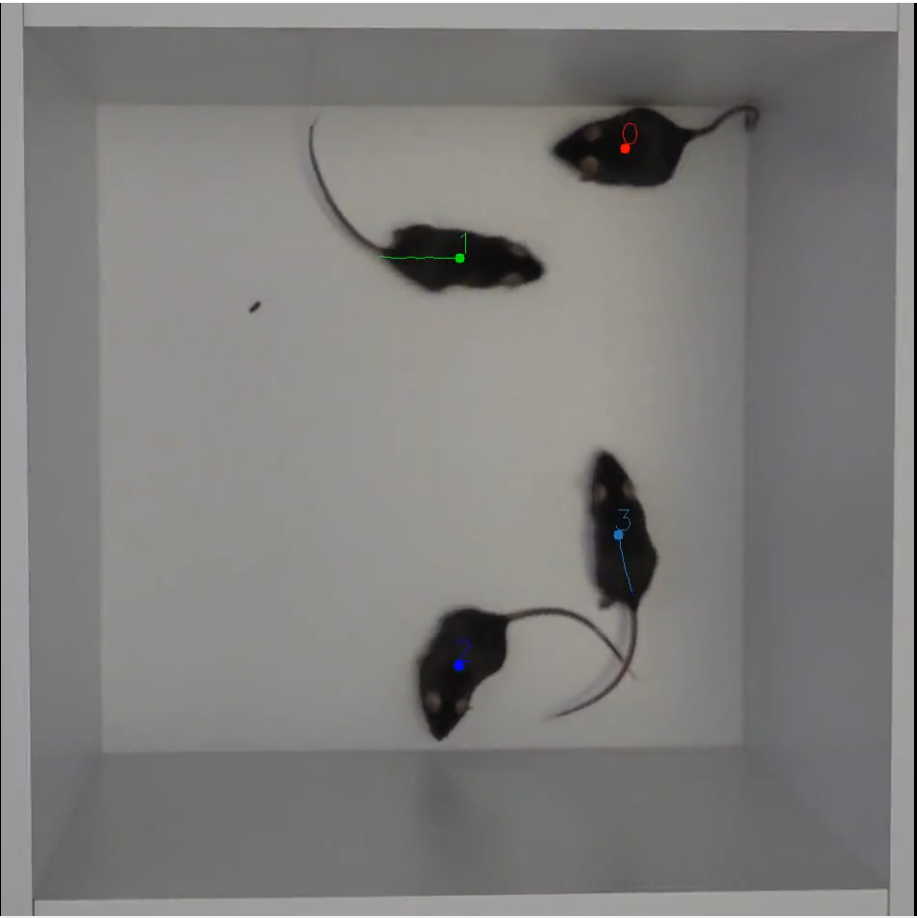
#> input picture photoneu/raspberryPi-v2/src/computerVision/img/mices_color_1.png, 917 x 918 px
$ python detect_colors_from_hist.py
#> lines starting #> are read from the running program, lines starting #| are printed output that depends on the picture; after the words box and inside, x2 and y2 are one past the last pixel; in counts of white or black regions, pixels touching at a corner belong together
#> further down, imagen is the input picture: shape (918, 917, 3); mean B, G, R 124.7, 126, 127.2
### photoneu/raspberryPi-v2/src/computerVision/simpleTests/functions_old.py
import cv2
import numpy as np

percent = 1
percent_name = "Porcentaje histograma"
window_control_name = "GUI"
window_capture_name = 'Video Capture'
window_detection_name = 'Object Detection'
color_dict = {'red':[0,4],'orange':[5,18],'yellow':[22,37],'green':[42,85],'blue':[92,110],'purple':[115,165],'red_2':[165,180]}  #Here is the range of H in the HSV color space represented by the color
kernel_5 = np.ones((5,5),np.uint8) #Define a 5×5 convolution kernel with element values of all 1.

# [4 lines left out: function on_percent_trackbar, not called in this run]

'''Hace una mascara y deja en blanco los colres muy saturado'''
def mask_colors( img ):
    hsv = cv2.cvtColor(img, cv2.COLOR_BGR2HSV)              # Convert from BGR to HSV
#> hsv: shape (918, 917, 3); mean H, S, V 44.5, 8.3, 127.8
    mask = cv2.inRange(hsv,np.array([0, 120, 120]),
                       np.array([255, 255, 255]) )           # inRange()：Make the ones between lower/upper white, and the rest black
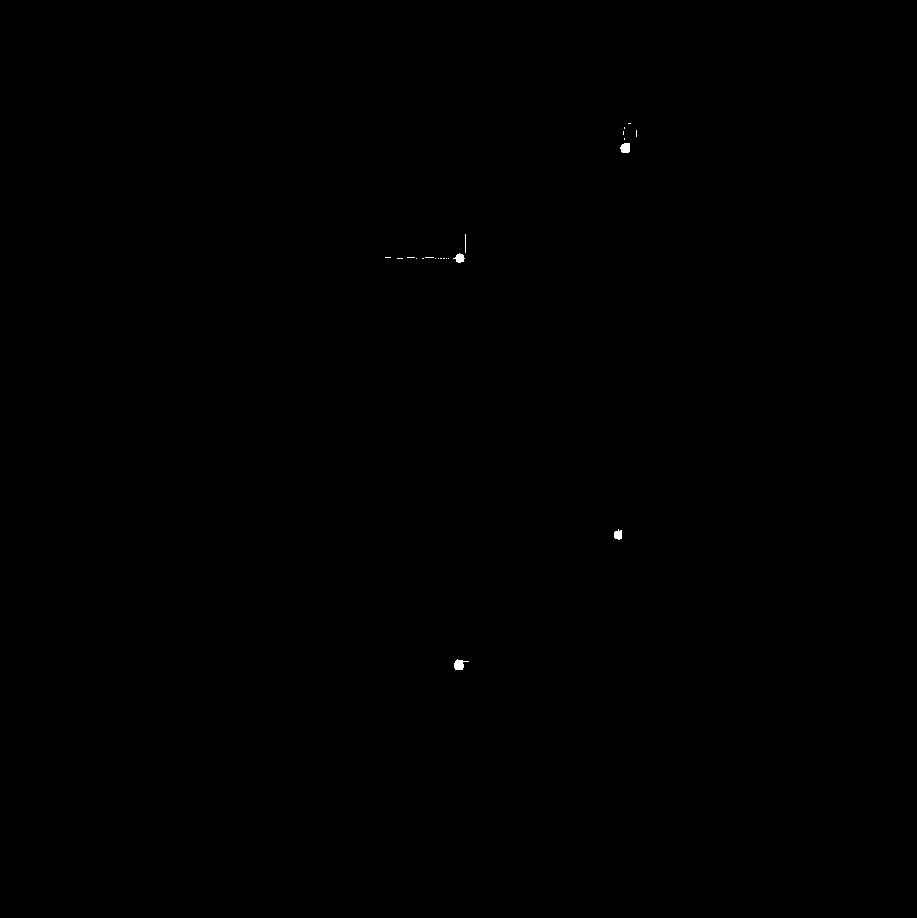
#> mask: shape (918, 917); 0.05% white; 22 white regions (18 under 20 px), largest, box (x1, y1, x2, y2) and area: (454, 659, 469, 670) 95, (620, 143, 630, 153) 86, (453, 253, 465, 263) 71, (614, 529, 622, 540) 68
    dil_size = 2
    element = cv2.getStructuringElement(cv2.MORPH_ELLIPSE,(2*dil_size+1,2*dil_size+1),(dil_size,dil_size))
    mask = cv2.erode( mask, element )
#> mask: shape (918, 917); 0.01% white; 4 white regions (1 under 20 px), largest, box (x1, y1, x2, y2) and area: (623, 145, 628, 151) 29, (456, 662, 462, 668) 29, (458, 255, 462, 261) 20
    dil_size = 8
    element = cv2.getStructuringElement(cv2.MORPH_ELLIPSE,(2*dil_size+1,2*dil_size+1),(dil_size,dil_size))
    mask = cv2.dilate( mask, element )
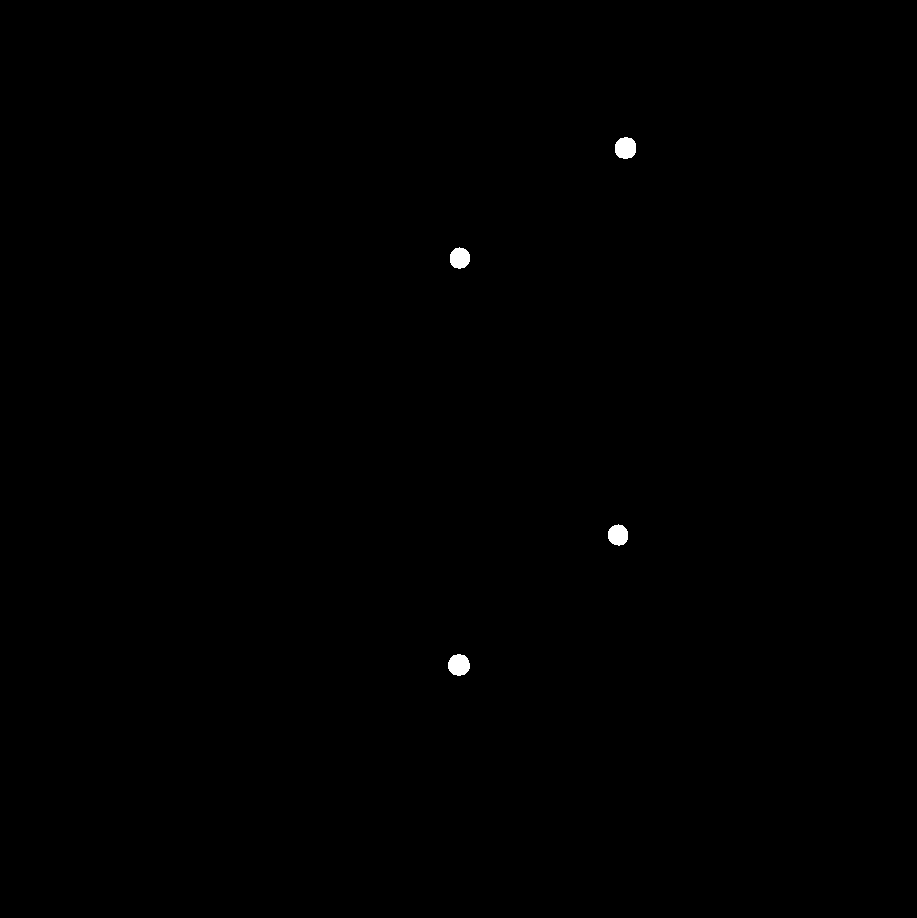
#> mask: shape (918, 917); 0.17% white; 4 white regions

    return mask

# [125 lines left out: functions color_detect, detectar_colores_sobresalientes, control_loop, not called in this run]

### photoneu/raspberryPi-v2/src/computerVision/simpleTests/detect_colors_from_hist.py
from __future__ import print_function
import argparse
import cv2
import numpy as np
from array import array

from functions_old import *


parser = argparse.ArgumentParser(description='Code for Thresholding Operations using inRange tutorial.')
parser.add_argument('--camera', help='Camera divide number.', default=0, type=int)
args = parser.parse_args()

color_dict = {'red':[0,4],'orange':[5,18],'yellow':[22,37],'green':[42,85],'blue':[92,110],'purple':[115,165],'red_2':[165,180]}  #Here is the range of H in the HSV color space represented by the color


cv2.namedWindow(window_capture_name)
cv2.namedWindow(window_detection_name)
#cv2.namedWindow(window_control_name)
#cv2.createTrackbar(percent_name, window_control_name , percent, 1000, on_percent_trackbar)

#while True:
imagen = cv2.imread('../img/mices_color_1.png')
assert imagen is not None, "file could not be read, check with os.path.exists()"
#imagen = cv2.medianBlur(imagen,3 ) #interesante para quitar ruido
img_mask = mask_colors(imagen)
_tuple = cv2.findContours(img_mask,cv2.RETR_EXTERNAL,cv2.CHAIN_APPROX_SIMPLE)
    # compatible with opencv3.x and openc4.x
if len(_tuple) == 3:
   _, contours, hierarchy = _tuple
else:
   contours, hierarchy = _tuple
#> contours = 4 contours; box (x1, y1, x2, y2) and area: (615, 137, 636, 159) 348, (448, 654, 470, 676) 348, (450, 247, 470, 269) 314, (608, 524, 628, 546) 312
print( "Found " + str(len(contours)) + " contours" )
#| Found 4 contours
#cv2.drawContours( imagen, contours, -1, ( 0, 255, 0 ), 3 )
for cnt in contours:
   (x,y),(MA,ma),angle = cv2.fitEllipse(cnt)
   (x,y) = map(int, (x,y))
   cnt_color = array("i", imagen[y,x])
   cv2.putText(imagen,"mice",(x,y), cv2.FONT_HERSHEY_SIMPLEX, 1,cnt_color,2)
#> this loop made 4 passes
#> (x, y, MA, ma, angle) on passes 1 to 4: (458, 664, 20.93, 21.35, 91.57), (617, 534, 19.94, 20.52, 137.4), (459, 257, 20.07, 20.51, 30), (625, 147, 20.94, 21.91, 72.49)
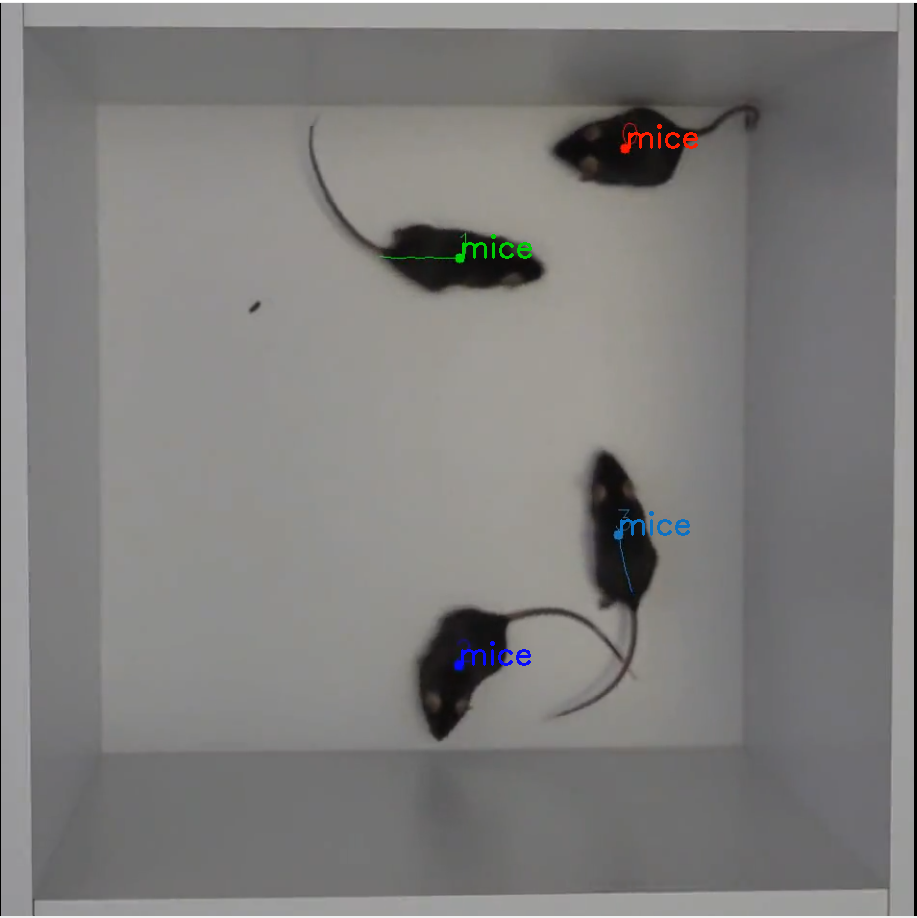
#> imagen: shape (918, 917, 3); 0.24% of pixels changed, all inside (x1, y1, x2, y2) = (461, 124, 698, 666)

#for i in contours:

cv2.imshow(window_capture_name, imagen)
cv2.imshow("Mask", img_mask)

#control_loop()

cv2.waitKey(0)
cv2.destroyAllWindows()

$ run again, with photoneu/raspberryPi-v2/src/computerVision/img/mice_color_2.png copied over photoneu/raspberryPi-v2/src/computerVision/img/mices_color_1.png
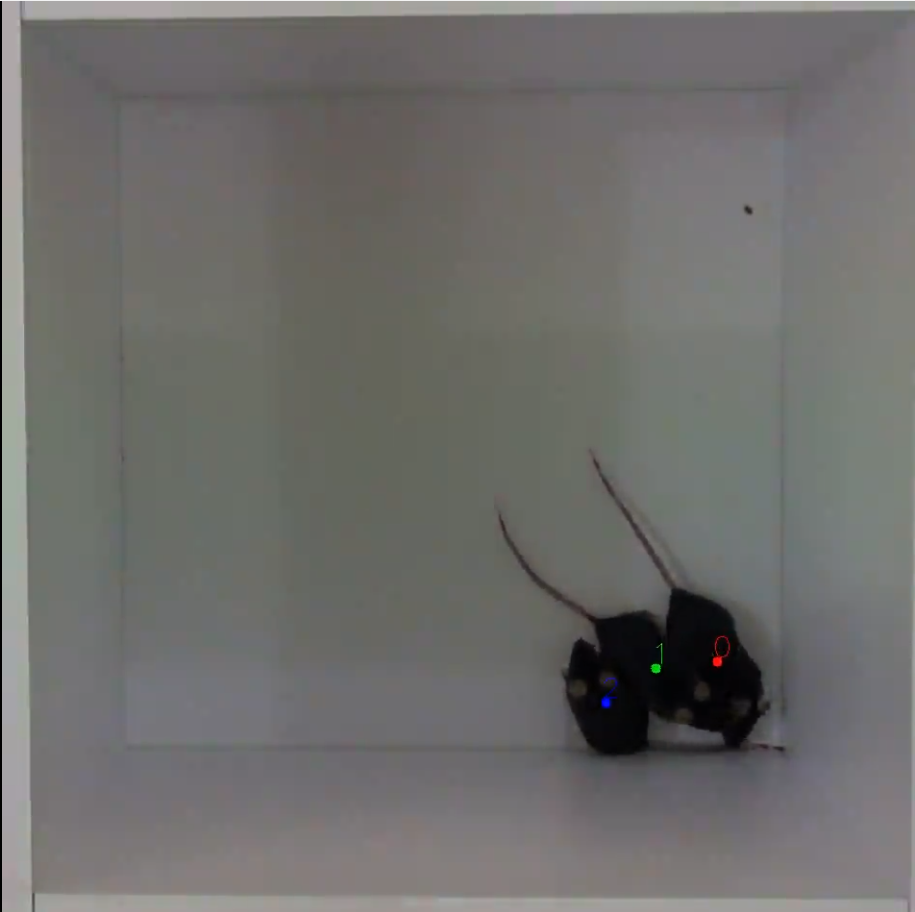
#> input picture photoneu/raspberryPi-v2/src/computerVision/img/mice_color_2.png, 915 x 912 px
#> imagen is the input picture: shape (912, 915, 3); mean B, G, R 107.8, 110, 110.6
#> hsv: shape (912, 915, 3); mean H, S, V 70.7, 15.6, 112.5
#> contours = 3 contours; box (x1, y1, x2, y2) and area: (596, 690, 616, 714) 354, (707, 650, 728, 673) 352, (646, 658, 666, 679) 314
#| Found 3 contours
#> the loop `for cnt in contours:` made 3 passes
#> (x, y, MA, ma, angle) on passes 1 to 3: (605, 701, 20.72, 22.66, 7.52), (655, 668, 19.94, 20.69, 90), (717, 660, 21.12, 21.88, 57.2)
#> after the loop `for cnt in contours:`:
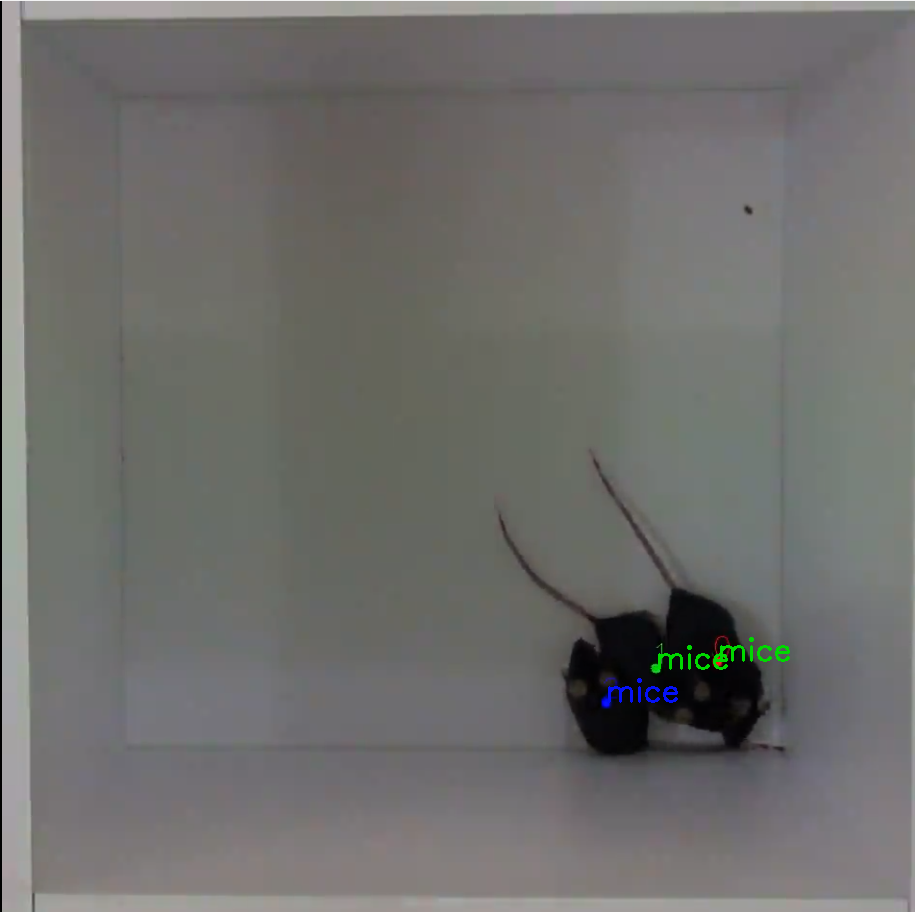
#> imagen: shape (912, 915, 3); 0.18% of pixels changed, all inside (x1, y1, x2, y2) = (608, 637, 790, 703)

$ run again, with photoneu/raspberryPi-v2/src/computerVision/img/mice_color_3.png copied over photoneu/raspberryPi-v2/src/computerVision/img/mices_color_1.png
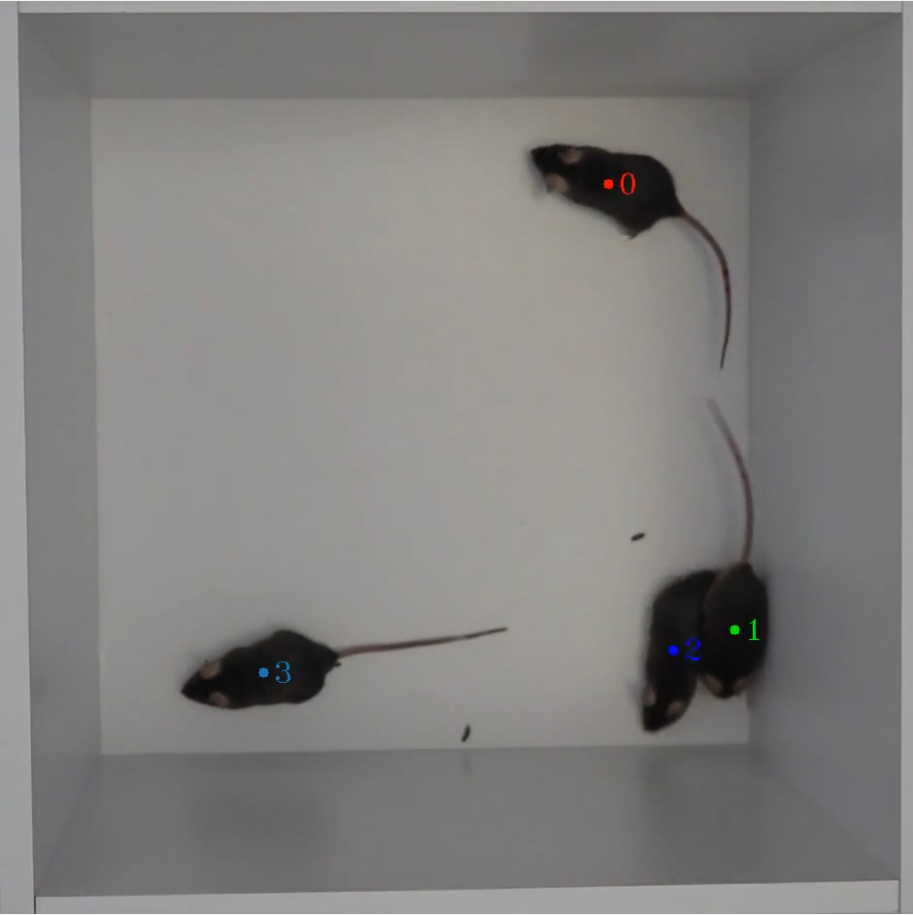
#> input picture photoneu/raspberryPi-v2/src/computerVision/img/mice_color_3.png, 913 x 915 px
#> imagen is the input picture: shape (915, 913, 3); mean B, G, R 126.1, 127.5, 128.9
#> hsv: shape (915, 913, 3); mean H, S, V 42, 8.4, 129.4
#> contours = 4 contours; box (x1, y1, x2, y2) and area: (598, 173, 619, 195) 330, (724, 619, 745, 641) 326, (663, 640, 684, 661) 323, (254, 662, 274, 683) 308
#| Found 4 contours
#> the loop `for cnt in contours:` made 4 passes
#> (x, y, MA, ma, angle) on passes 1 to 4: (263, 672, 19.72, 20.5, 112), (673, 649, 19.93, 21.17, 90), (734, 629, 20.22, 21.03, 83.86), (608, 183, 20.52, 20.98, 77.86)
#> after the loop `for cnt in contours:`:
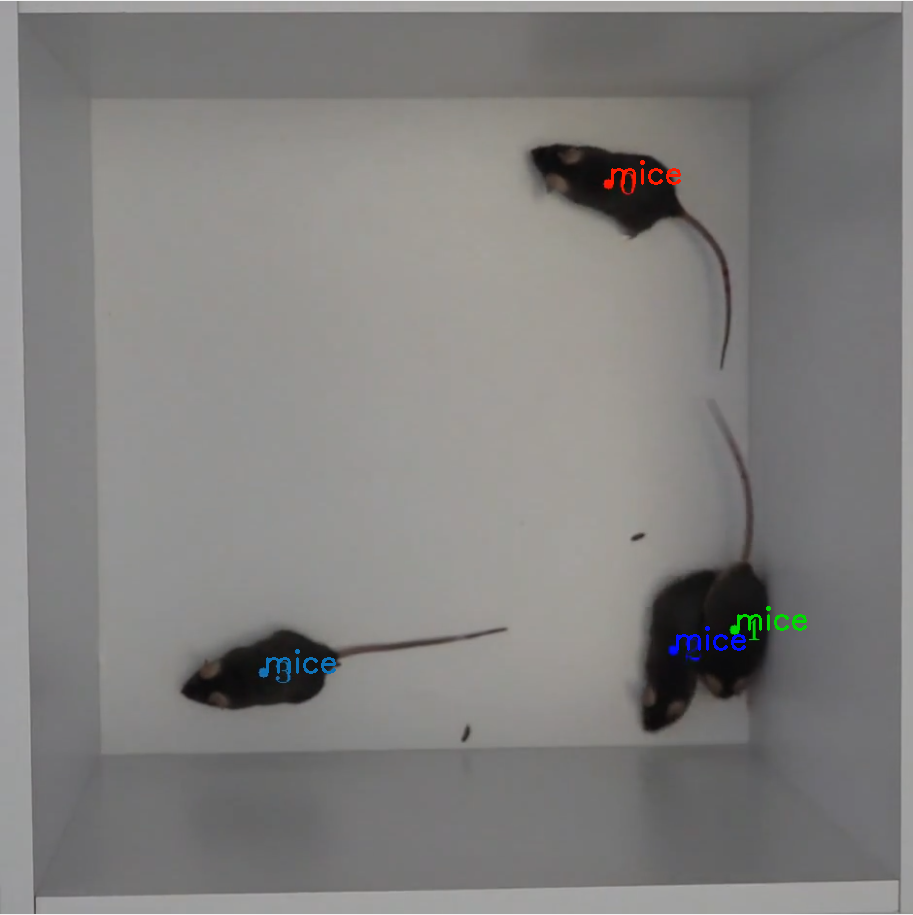
#> imagen: shape (915, 913, 3); 0.25% of pixels changed, all inside (x1, y1, x2, y2) = (266, 160, 807, 674)
